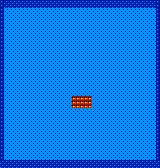

This is a level from a 2D game, rendered from its Tiled map with the project's own tilesets. A one-line summary and the complete map file follow:
An orthogonal 40x42 tile map with 4x4 px tiles, 1 tile layer (Capa de Patrones 1).

<map version="1.10" tiledversion="1.11.0" orientation="orthogonal" renderorder="right-down" width="40" height="42" tilewidth="4" tileheight="4" infinite="0" nextlayerid="2" nextobjectid="1">
 <tileset firstgid="1" name="tiles" tilewidth="4" tileheight="4" tilecount="120" columns="15">
  <image source="tiles.png" width="60" height="32" />
 </tileset>
 <layer id="1" name="Capa de Patrones 1" width="40" height="42">
  <data encoding="csv">
58,57,57,57,57,57,57,57,57,57,57,57,57,57,57,57,57,57,57,57,57,57,57,57,57,57,57,57,57,57,57,57,57,57,57,57,57,57,57,58,
58,57,57,57,57,57,57,57,57,57,57,57,57,57,57,57,57,57,57,57,57,57,57,57,57,57,57,57,57,57,57,57,57,57,57,57,57,57,57,58,
58,8,8,8,8,8,8,8,8,8,8,8,8,8,8,8,8,8,8,8,8,8,8,8,8,8,8,8,8,8,8,8,8,8,8,8,8,8,8,58,
58,8,8,8,8,8,8,8,8,8,8,8,8,8,8,8,8,8,8,8,8,8,8,8,8,8,8,8,8,8,8,8,8,8,8,8,8,8,8,58,
58,8,8,8,8,8,8,8,8,8,8,8,8,8,8,8,8,8,8,8,8,8,8,8,8,8,8,8,8,8,8,8,8,8,8,8,8,8,8,58,
58,8,8,8,8,8,8,8,8,8,8,8,8,8,8,8,8,8,8,8,8,8,8,8,8,8,8,8,8,8,8,8,8,8,8,8,8,8,8,58,
58,8,8,8,8,8,8,8,8,8,8,8,8,8,8,8,8,8,8,8,8,8,8,8,8,8,8,8,8,8,8,8,8,8,8,8,8,8,8,58,
58,8,8,8,8,8,8,8,8,8,8,8,8,8,8,8,8,8,8,8,8,8,8,8,8,8,8,8,8,8,8,8,8,8,8,8,8,8,8,58,
58,8,8,8,8,8,8,8,8,8,8,8,8,8,8,8,8,8,8,8,8,8,8,8,8,8,8,8,8,8,8,8,8,8,8,8,8,8,8,58,
58,8,8,8,8,8,8,8,8,8,8,8,8,8,8,8,8,8,8,8,8,8,8,8,8,8,8,8,8,8,8,8,8,8,8,8,8,8,8,58,
58,8,8,8,8,8,8,8,8,8,8,8,8,8,8,8,8,8,8,8,8,8,8,8,8,8,8,8,8,8,8,8,8,8,8,8,8,8,8,58,
58,8,8,8,8,8,8,8,8,8,8,8,8,8,8,8,8,8,8,8,8,8,8,8,8,8,8,8,8,8,8,8,8,8,8,8,8,8,8,58,
58,8,8,8,8,8,8,8,8,8,8,8,8,8,8,8,8,8,8,8,8,8,8,8,8,8,8,8,8,8,8,8,8,8,8,8,8,8,8,58,
58,8,8,8,8,8,8,8,8,8,8,8,8,8,8,8,8,8,8,8,8,8,8,8,8,8,8,8,8,8,8,8,8,8,8,8,8,8,8,58,
58,8,8,8,8,8,8,8,8,8,8,8,8,8,8,8,8,8,8,8,8,8,8,8,8,8,8,8,8,8,8,8,8,8,8,8,8,8,8,58,
58,8,8,8,8,8,8,8,8,8,8,8,8,8,8,8,8,8,8,8,8,8,8,8,8,8,8,8,8,8,8,8,8,8,8,8,8,8,8,58,
58,8,8,8,8,8,8,8,8,8,8,8,8,8,8,8,8,8,8,8,8,8,8,8,8,8,8,8,8,8,8,8,8,8,8,8,8,8,8,58,
58,8,8,8,8,8,8,8,8,8,8,8,8,8,8,8,8,8,8,8,8,8,8,8,8,8,8,8,8,8,8,8,8,8,8,8,8,8,8,58,
58,8,8,8,8,8,8,8,8,8,8,8,8,8,8,8,8,8,8,8,8,8,8,8,8,8,8,8,8,8,8,8,8,8,8,8,8,8,8,58,
58,8,8,8,8,8,8,8,8,8,8,8,8,8,8,8,8,8,8,8,8,8,8,8,8,8,8,8,8,8,8,8,8,8,8,8,8,8,8,58,
58,8,8,8,8,8,8,8,8,8,8,8,8,8,8,8,8,8,8,8,8,8,8,8,8,8,8,8,8,8,8,8,8,8,8,8,8,8,8,58,
58,8,8,8,8,8,8,8,8,8,8,8,8,8,8,8,8,8,8,8,8,8,8,8,8,8,8,8,8,8,8,8,8,8,8,8,8,8,8,58,
58,8,8,8,8,8,8,8,8,8,8,8,8,8,8,8,8,8,8,8,8,8,8,8,8,8,8,8,8,8,8,8,8,8,8,8,8,8,8,58,
58,8,8,8,8,8,8,8,8,8,8,8,8,8,8,8,8,8,8,8,8,8,8,8,8,8,8,8,8,8,8,8,8,8,8,8,8,8,8,58,
58,8,8,8,8,8,8,8,8,8,8,8,8,8,8,8,8,8,31,31,31,31,31,8,8,8,8,8,8,8,8,8,8,8,8,8,8,8,8,58,
58,8,8,8,8,8,8,8,8,8,8,8,8,8,8,8,8,8,31,31,31,31,31,8,8,8,8,8,8,8,8,8,8,8,8,8,8,8,8,58,
58,8,8,8,8,8,8,8,8,8,8,8,8,8,8,8,8,8,31,31,31,31,31,8,8,8,8,8,8,8,8,8,8,8,8,8,8,8,8,58,
58,8,8,8,8,8,8,8,8,8,8,8,8,8,8,8,8,8,8,8,8,8,8,8,8,8,8,8,8,8,8,8,8,8,8,8,8,8,8,58,
58,8,8,8,8,8,8,8,8,8,8,8,8,8,8,8,8,8,8,8,8,8,8,8,8,8,8,8,8,8,8,8,8,8,8,8,8,8,8,58,
58,8,8,8,8,8,8,8,8,8,8,8,8,8,8,8,8,8,8,8,8,8,8,8,8,8,8,8,8,8,8,8,8,8,8,8,8,8,8,58,
58,8,8,8,8,8,8,8,8,8,8,8,8,8,8,8,8,8,8,8,8,8,8,8,8,8,8,8,8,8,8,8,8,8,8,8,8,8,8,58,
58,8,8,8,8,8,8,8,8,8,8,8,8,8,8,8,8,8,8,8,8,8,8,8,8,8,8,8,8,8,8,8,8,8,8,8,8,8,8,58,
58,8,8,8,8,8,8,8,8,8,8,8,8,8,8,8,8,8,8,8,8,8,8,8,8,8,8,8,8,8,8,8,8,8,8,8,8,8,8,58,
58,8,8,8,8,8,8,8,8,8,8,8,8,8,8,8,8,8,8,8,8,8,8,8,8,8,8,8,8,8,8,8,8,8,8,8,8,8,8,58,
58,8,8,8,8,8,8,8,8,8,8,8,8,8,8,8,8,8,8,8,8,8,8,8,8,8,8,8,8,8,8,8,8,8,8,8,8,8,8,58,
58,8,8,8,8,8,8,8,8,8,8,8,8,8,8,8,8,8,8,8,8,8,8,8,8,8,8,8,8,8,8,8,8,8,8,8,8,8,8,58,
58,8,8,8,8,8,8,8,8,8,8,8,8,8,8,8,8,8,8,8,8,8,8,8,8,8,8,8,8,8,8,8,8,8,8,8,8,8,8,58,
58,8,8,8,8,8,8,8,8,8,8,8,8,8,8,8,8,8,8,8,8,8,8,8,8,8,8,8,8,8,8,8,8,8,8,8,8,8,8,58,
58,8,8,8,8,8,8,8,8,8,8,8,8,8,8,8,8,8,8,8,8,8,8,8,8,8,8,8,8,8,8,8,8,8,8,8,8,8,8,58,
58,8,8,8,8,8,8,8,8,8,8,8,8,8,8,8,8,8,8,8,8,8,8,8,8,8,8,8,8,8,8,8,8,8,8,8,8,8,8,58,
57,57,57,57,57,57,57,57,57,57,57,57,57,57,57,57,57,57,57,57,57,57,57,57,57,57,57,57,57,57,57,57,57,57,57,57,57,57,57,57,
57,57,57,57,57,57,57,57,57,57,57,57,57,57,57,57,57,57,57,57,57,57,57,57,57,57,57,57,57,57,57,57,57,57,57,57,57,57,57,57
</data>
 </layer>
</map>